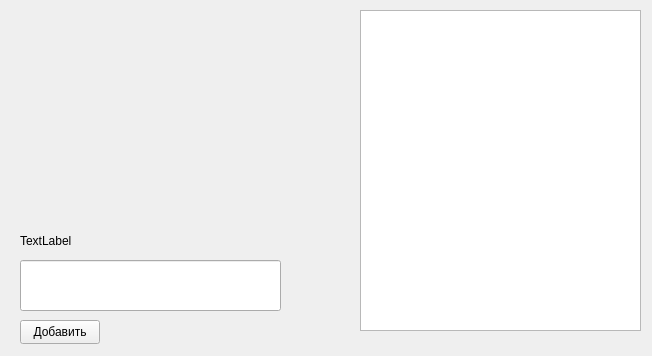
<?xml version="1.0" encoding="UTF-8"?>
<ui version="4.0">
 <class>card</class>
 <widget class="QWidget" name="card">
  <property name="geometry">
   <rect>
    <x>0</x>
    <y>0</y>
    <width>652</width>
    <height>356</height>
   </rect>
  </property>
  <property name="windowTitle">
   <string>Form</string>
  </property>
  <widget class="QListView" name="listView">
   <property name="geometry">
    <rect>
     <x>360</x>
     <y>10</y>
     <width>281</width>
     <height>321</height>
    </rect>
   </property>
  </widget>
  <widget class="QLabel" name="label">
   <property name="geometry">
    <rect>
     <x>20</x>
     <y>20</y>
     <width>301</width>
     <height>211</height>
    </rect>
   </property>
   <property name="text">
    <string/>
   </property>
   <property name="pixmap">
    <pixmap>tri.jpg</pixmap>
   </property>
  </widget>
  <widget class="QLabel" name="dataName">
   <property name="geometry">
    <rect>
     <x>20</x>
     <y>220</y>
     <width>261</width>
     <height>41</height>
    </rect>
   </property>
   <property name="text">
    <string>TextLabel</string>
   </property>
  </widget>
  <widget class="QPushButton" name="pushButton">
   <property name="geometry">
    <rect>
     <x>20</x>
     <y>320</y>
     <width>80</width>
     <height>24</height>
    </rect>
   </property>
   <property name="text">
    <string>Добавить</string>
   </property>
  </widget>
  <widget class="QLineEdit" name="lineEdit">
   <property name="geometry">
    <rect>
     <x>20</x>
     <y>260</y>
     <width>261</width>
     <height>51</height>
    </rect>
   </property>
  </widget>
 </widget>
 <resources/>
 <connections/>
</ui>
